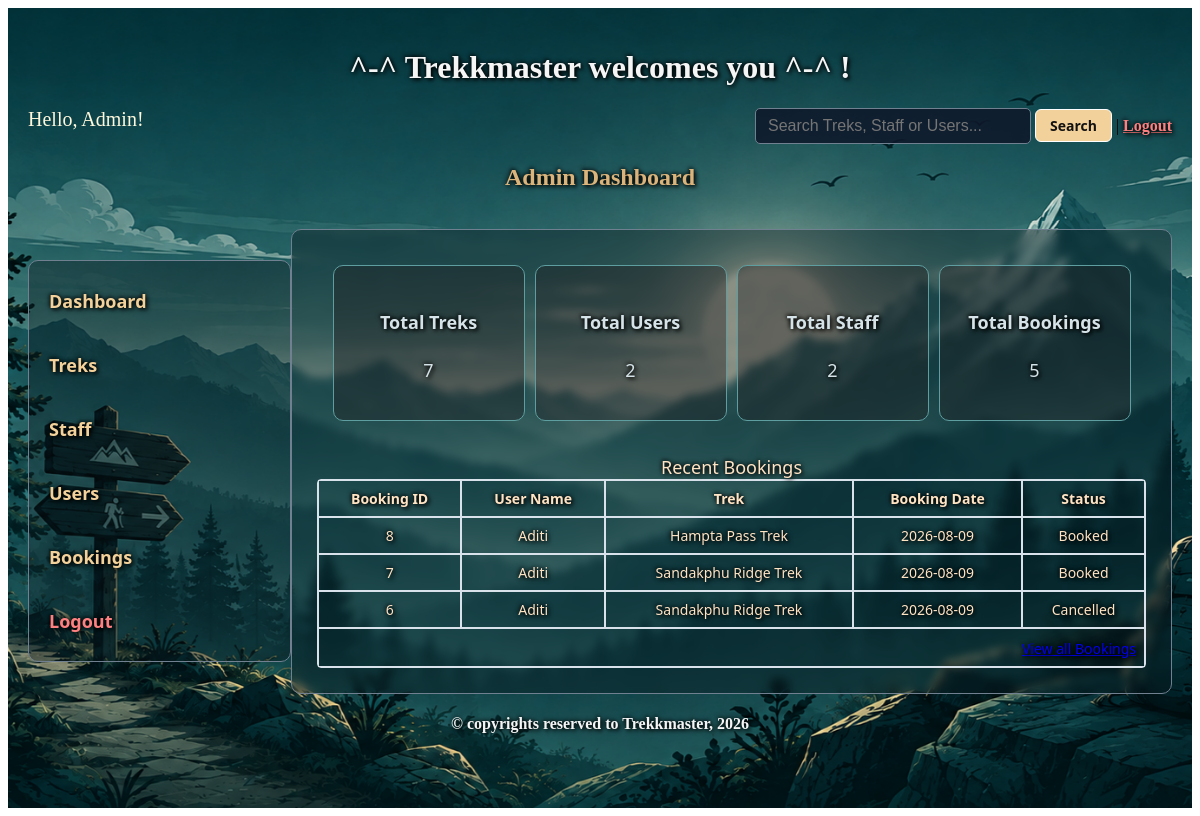
/admin (signed in), run on an earlier commit of the app's database.
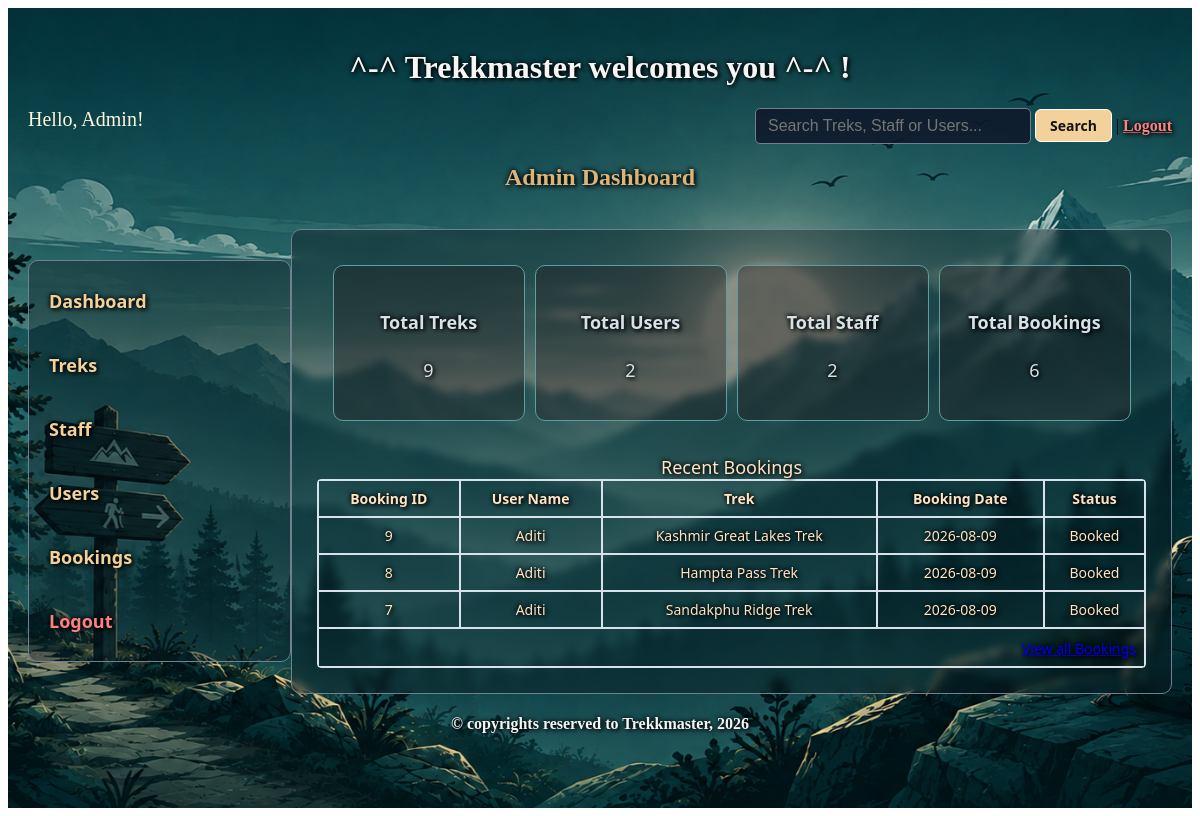
And on a later commit of the database.
### models.py (models this page shows)
class Bookings(db.Model):
    __tablename__='bookings'
    booking_id = db.Column(db.Integer, primary_key=True, autoincrement=True)
    trekker_id = db.Column(db.Integer, db.ForeignKey('trekker.trekker_id'), nullable=False)
    trek_id = db.Column(db.Integer, db.ForeignKey('trek.trek_id'), nullable=False)
    booking_date = db.Column(db.Date, nullable = False)
    status = db.Column(db.Integer, nullable=False, default=0)  #0-booked, 1-cancelled, 2-completed
    payment_status = db.Column(db.Integer, nullable=False, default=0)  #0-pending, 1-paid, 2-refunded

class Trekker(db.Model):
    __tablename__='trekker'
    trekker_id = db.Column(db.Integer, primary_key=True)
    user_id= db.Column(db.Integer, db.ForeignKey('user_details.user_id'), nullable=False, unique=True) #linking child to parent
    full_name = db.Column(db.String, nullable=False)
    address = db.Column(db.String, nullable=False)
    phone_no = db.Column(db.String(15), nullable=False)
    status = db.Column(db.Integer, nullable=False, default=0)  #0-registered, 1-deactivated, 2- blacklisted
    bookings = db.relationship("Bookings", cascade="all, delete", backref="trekker")

class Trek(db.Model):
    __tablename__='trek'
    trek_id = db.Column(db.Integer, primary_key=True, autoincrement=True)
    trek_name = db.Column(db.String, unique = True, nullable = False)
    location = db.Column(db.String, nullable = False)
    difficulty = db.Column(db.Integer, nullable=False, default=0)  #0-easy, 1-moderate, 2- hard
    staff_assigned = db.Column(db.Integer, db.ForeignKey('staff.staff_id'), nullable = False)
    status = db.Column(db.Integer, nullable=False, default=0)  #0-open, 1-closed, 2- completed
    duration = db.Column(db.Integer, nullable = False)
    description = db.Column(db.String, nullable = False)
    av_slots = db.Column(db.Integer, nullable = False)
    st_date = db.Column(db.Date, nullable = False)
    en_date = db.Column(db.Date, nullable = False)
    bookings = db.relationship("Bookings", cascade="all, delete", backref="trek")

### controller.py (the view)
@app.route('/admin')
@login_required
def admin_dash():
    total_treks = Trek.query.filter(Trek.status != 4).count()
    total_users = Trekker.query.filter(Trekker.status != 2).count()
    total_staff = Staff.query.filter_by(status=1).count()
    total_bookings = Bookings.query.count()
    recent_bookings = Bookings.query.order_by(Bookings.booking_id.desc()).limit(3).all()
    return render_template("admin_dash.html", total_treks=total_treks,total_users=total_users,total_staff=total_staff,total_bookings=total_bookings,recent_bookings=recent_bookings)

### app.py (called while the page is built)
@login_manager.user_loader
def load_user(user_id):
    return User_Details.query.get(int(user_id))

### templates/admin_dash.html (shortened to what this page needs)
<!DOCTYPE html>
<html lang="en">
<head>
    <link rel="stylesheet" href="/static/main.css">
</head>
<body>
    <div class="container">
        <div class="center">
            <h1>^-^ Trekkmaster welcomes you ^-^ !</h1>
        </div>
        <div style="display: flex; justify-content: space-between;">
            <span style="text-align: left; color: cornsilk; font-size: 20px;">Hello, Admin!</span>
            <span style="text-align: right;">
                <form action="{{ url_for('search') }}" method="GET">
                    <input type="text" name="q" placeholder="Search Treks, Staff or Users..." style="width: 250px">
                    <input type="submit" value="Search"> | <a href="/admin_logout">Logout</a>
                </form>
            </span>
        </div>
        <h2 class="heading">Admin Dashboard</h2>
        <br>
        <div style="display: flex;">
            <div class="sidebar">
                <a href="{{ url_for('admin_dash') }}" class="normal-text-link">Dashboard</a><br>
                <a href="{{ url_for('manage_treks') }}" class="normal-text-link">Treks</a><br>
                <a href="{{ url_for('manage_staff') }}" class="normal-text-link">Staff</a><br>
                <a href="{{ url_for('manage_users') }}" class="normal-text-link">Users</a><br>
                <a href="{{ url_for('manage_bookings') }}" class="normal-text-link">Bookings</a><br>
                <a href="/admin_logout" class="normal-text-link">Logout</a>
            </div>
            <div class="dash_style">
                <div style="display:flex; justify-content: center; gap:10px; margin-bottom: 10px; margin-top: 10px;">
                    <div class="single-metrics-card">
                        <h4>Total Treks</h4>
                        <p>{{ total_treks }}</p>
                    </div>
                    <div class="single-metrics-card">
                        <h4>Total Users</h4>
                        <p>{{ total_users }}</p>
                    </div>
                    <div class="single-metrics-card">
                        <h4>Total Staff</h4>
                        <p>{{ total_staff }}</p>
                    </div>
                    <div class="single-metrics-card">
                        <h4>Total Bookings</h4>
                        <p>{{ total_bookings }}</p>
                    </div>
                </div>
                <br>
                <table class="table" name="Bookings">
                    <caption style="font-size: 18px;">Recent Bookings</caption>
                    <tr>
                        <th>Booking ID</th>
                        <th>User Name</th>
                        <th>Trek</th>
                        <th>Booking Date</th>
                        <th>Status</th>
                    </tr>
                    {% for booking in recent_bookings %}
                    <tr>
                        <td>{{ booking.booking_id }}</td>
                        <td>{{ booking.trekker.full_name }}</td>
                        <td>{{ booking.trek.trek_name }}</td>
                        <td>{{ booking.booking_date.strftime('%Y-%m-%d') }}</td>
                        <td>
                            {% if booking.status == 0 %}Booked
                            {% elif booking.status == 1 %}Cancelled
                            {% elif booking.status == 2 %}Completed
                            {% endif %}
                        </td>
                    </tr>
                    {% else %}
                    <tr>
                        <td colspan="5">No recent bookings found.</td>
                    </tr>
                    {% endfor %}
                    <tfoot>
                        <tr>
                            <td colspan="5" style="text-align: right; padding-top: 10px;">
                                <a href="{{ url_for('manage_bookings') }}">View all Bookings</a>
                            </td>
                        </tr>
                    </tfoot>
                </table>
            </div>
        </div>
        <div class="center">
            <h4>&copy; copyrights reserved to Trekkmaster, 2026</h4>
        </div>
    </div>
</body>
</html>

What changed in the data, as far as the page shows it:
no longer on this page (row edited): Bookings: booking_id "6", trekker.full_name "Aditi", trek.trek_name "Sandakphu Ridge Trek", booking_date "2026-08-09", status "Cancelled"
added Bookings: booking_id "9", trekker.full_name "Aditi", trek.trek_name "Kashmir Great Lakes Trek", booking_date "2026-08-09", status "Booked"
Also different on the page:
{{ total_treks }}: "7" → "9"
{{ total_bookings }}: "5" → "6"
